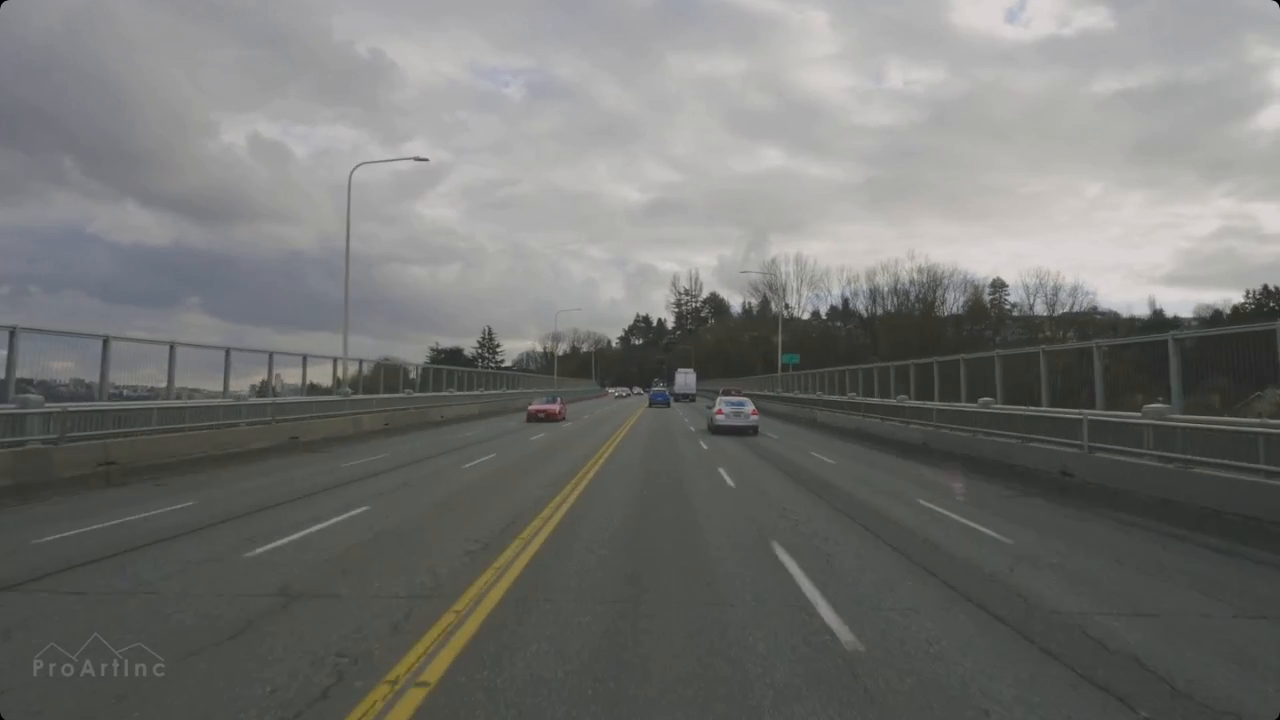
#> input picture frame 20 of finding-lanes/test_video4.mp4, 1280 x 720 px, given in place of SD2.mp4, which was not available
$ python lanes.py
#> lines starting #> are read from the running program, lines starting #| are printed output that depends on the picture; after the words box and inside, x2 and y2 are one past the last pixel; in counts of white or black regions, pixels touching at a corner belong together; pictures that were not available may be replaced by others from this repository, and a replacement may not be noted
#> further down, frame is the input picture: shape (720, 1280, 3); mean B, G, R 113.9, 116.3, 115.7
import cv2
import numpy as np
import matplotlib.pyplot as plt


def make_coordinates(image, line_parameters):
	slope, intercept = line_parameters
	y1 = image.shape[0]
	y2 = int(y1*(3/5))
	x1 = int((y1 - intercept)/slope)
	x2 = int((y2 - intercept)/slope)
	# print(image.shape)
	return np.array([x1, y1, x2, y2])

def average_slope_intercept(image, lines):
	left_fit = []
	right_fit = []
	if lines is not None:
		for line in lines:
			x1, y1, x2, y2 = line.reshape(4)
			#polyfit will process our points and give us the intercept and slope
			parameters = np.polyfit((x1,x2), (y1,y2), 1)
			slope = parameters[0]
			intercept = parameters[1]
			if slope < 0:
				left_fit.append((slope, intercept))
			else:
				print(slope)
				right_fit.append((slope, intercept))
	left_fit_average = np.average(left_fit, axis=0)
	right_fit_average = np.average(right_fit, axis=0)
	# print(left_fit_average)
	# print(right_fit_average)
	try:
		left_line = make_coordinates(image, left_fit_average)
		right_line = make_coordinates(image, right_fit_average)
		# print(left_fit_average, 'right')
		# print(right_fit_average, 'left')
		return np.array([left_line, right_line])
	except:
		return None


def canny(image):
	gray = cv2.cvtColor(image, cv2.COLOR_RGB2GRAY)
	blur = cv2.GaussianBlur(gray, (5,5), 0)
	canny = cv2.Canny(blur, 50, 150)
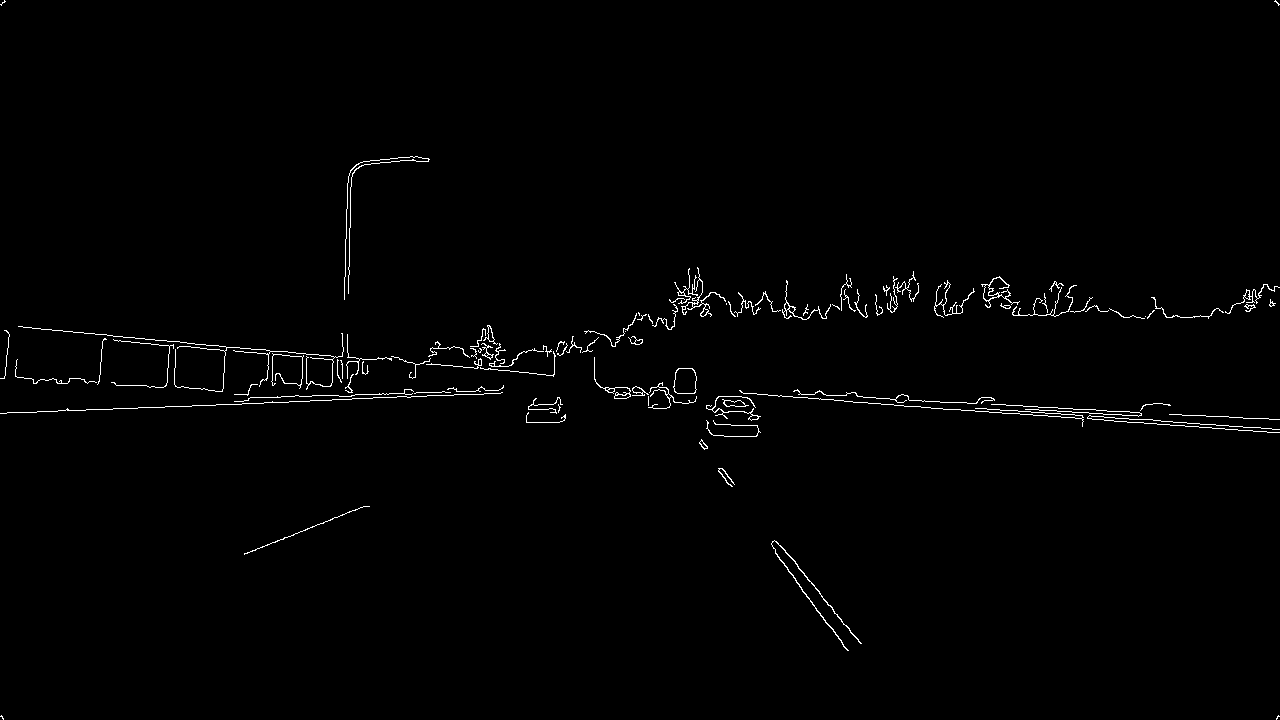
#> canny: shape (720, 1280); 1% white in thin lines or dots
	return canny
	# cv2.imshow('result',canny)
	# cv2.waitKey(60*60)


def display_lines(image, lines):
	line_image = np.zeros_like(image)
	try:
		if (lines is not None):
			for line in lines:
				# print(line)
				if line is not None:
					x1, y1, x2, y2 = line.reshape(4)
					cv2.line(line_image, (x1,y1), (x2, y2), (255, 0, 0), 10)
		return line_image
	except:
		print('error occured',lines)
		return image

def region_of_interest(image):
	height = image.shape[0] #shape returns tuple of dimensions so this will return the rows
	polygons = np.array([
		[(200, height), (1100, height), (550, 250)]
		])
	# polygons = np.array([
	# 	[(200, height), (850, height), (550, 300), (460, 290)]
	# 	])
	mask = np.zeros_like(image)
	cv2.fillPoly(mask, polygons, 255)
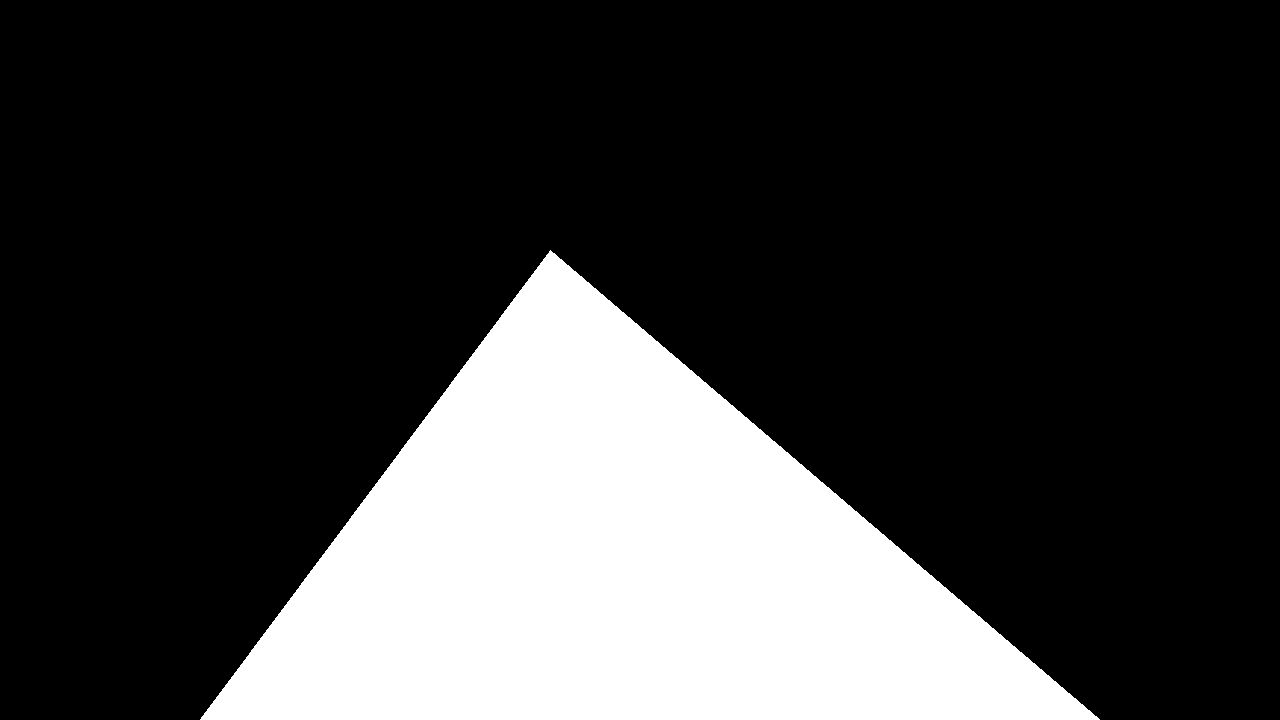
#> mask: shape (720, 1280); 23% white; 1 white region, box (x1, y1, x2, y2) and area: (200, 250, 1100, 720) 211775
	masked_image = cv2.bitwise_and(image, mask)
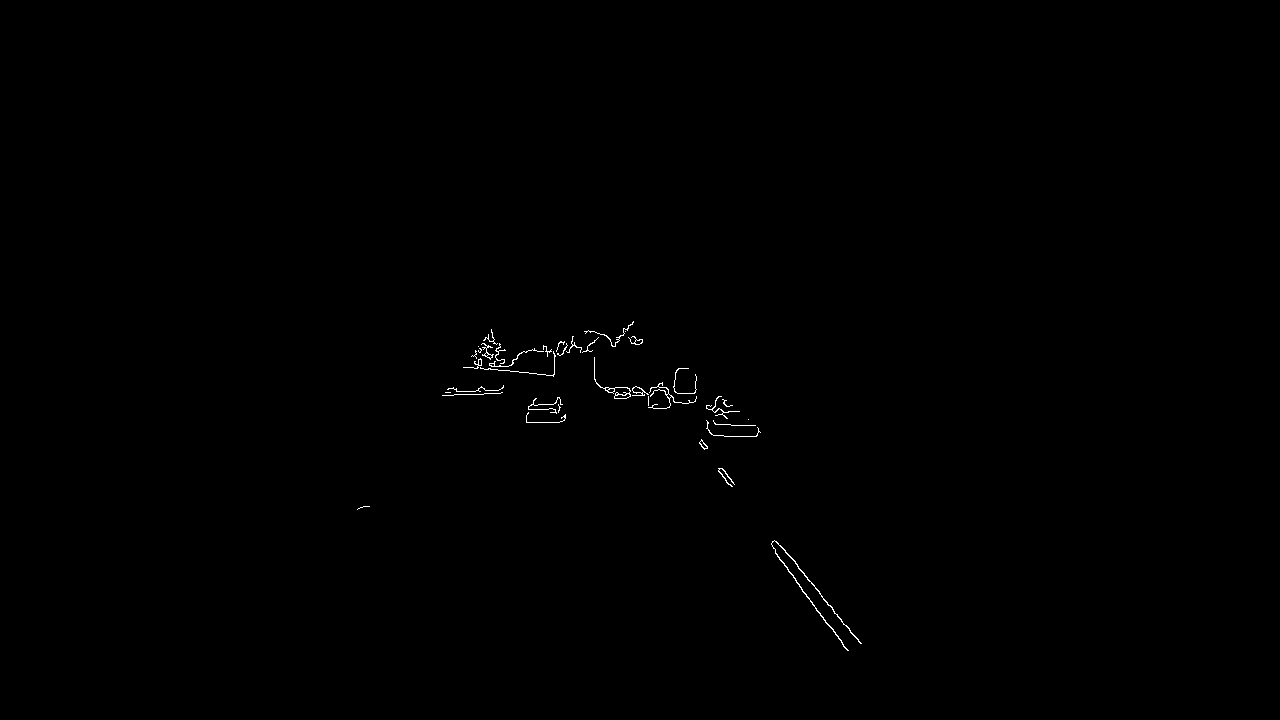
#> masked_image: shape (720, 1280); 0.23% white in thin lines or dots, all inside (x1, y1, x2, y2) = (357, 321, 862, 651)
	return masked_image


# [22 lines of commented-out code are left out]
cap = cv2.VideoCapture("SD2.mp4")
while (cap.isOpened()):
	_, frame = cap.read()
	canny_image = canny(frame)
	cropped_image = region_of_interest(canny_image)
	lines = cv2.HoughLinesP(cropped_image, 2, np.pi/180, 100, np.array([]), minLineLength=40, maxLineGap=5)
#> lines = [[780, 545, 860, 643], [782, 561, 827, 624], [608, 392, 653, 392], [473, 367, 521, 372], [442, 395, 500, 393]]
	averaged_lines = average_slope_intercept(frame, lines)
#> the loop in average_slope_intercept, `for line in lines:` made 5 passes
#> (x1, y1, x2, y2, slope, intercept) on passes 1 to 5: (780, 545, 860, 643, 1.22, -410.5), (782, 561, 827, 624, 1.4, -533.8), (608, 392, 653, 392, 1.24e-16, 392), (473, 367, 521, 372, 0.104, 317.7), (442, 395, 500, 393, -0.0345, 410.2)
#> (printed output is left out)
#> after the loop in average_slope_intercept, `for line in lines:`: left_fit = [(-0.0345, 410.2)]; right_fit = [(1.22, -410.5), (1.4, -533.8), (1.24e-16, 392), (0.104, 317.7)]
#> in average_slope_intercept, `left_fit_average = np.average(left_fit, axis=0)`: left_fit_average = [-0.0345, 410.2]
#> in average_slope_intercept, `right_fit_average = np.average(right_fit, axis=0)`: right_fit_average = [0.682, -58.64]
#> in make_coordinates, `slope, intercept = line_parameters`: slope = -0.0345; intercept = 410.2
#> in make_coordinates, `x1 = int((y1 - intercept)/slope)`: x1 = -8983
#> in make_coordinates, `x2 = int((y2 - intercept)/slope)`: x2 = -631
#> in average_slope_intercept, `left_line = make_coordinates(image, left_fit_average)`: left_line = [-8983, 720, -631, 432]
#> in average_slope_intercept, `right_line = make_coordinates(image, right_fit_average)`: right_line = [1141, 720, 719, 432]
#> averaged_lines = [[-8983, 720, -631, 432], [1141, 720, 719, 432]]
	line_image = display_lines(frame,averaged_lines)
#> the loop in display_lines, `for line in lines:` made 2 passes
	combo_image = cv2.addWeighted(frame, 0.8, line_image, 1, 1) #second parameter is decreasing pixel intensity
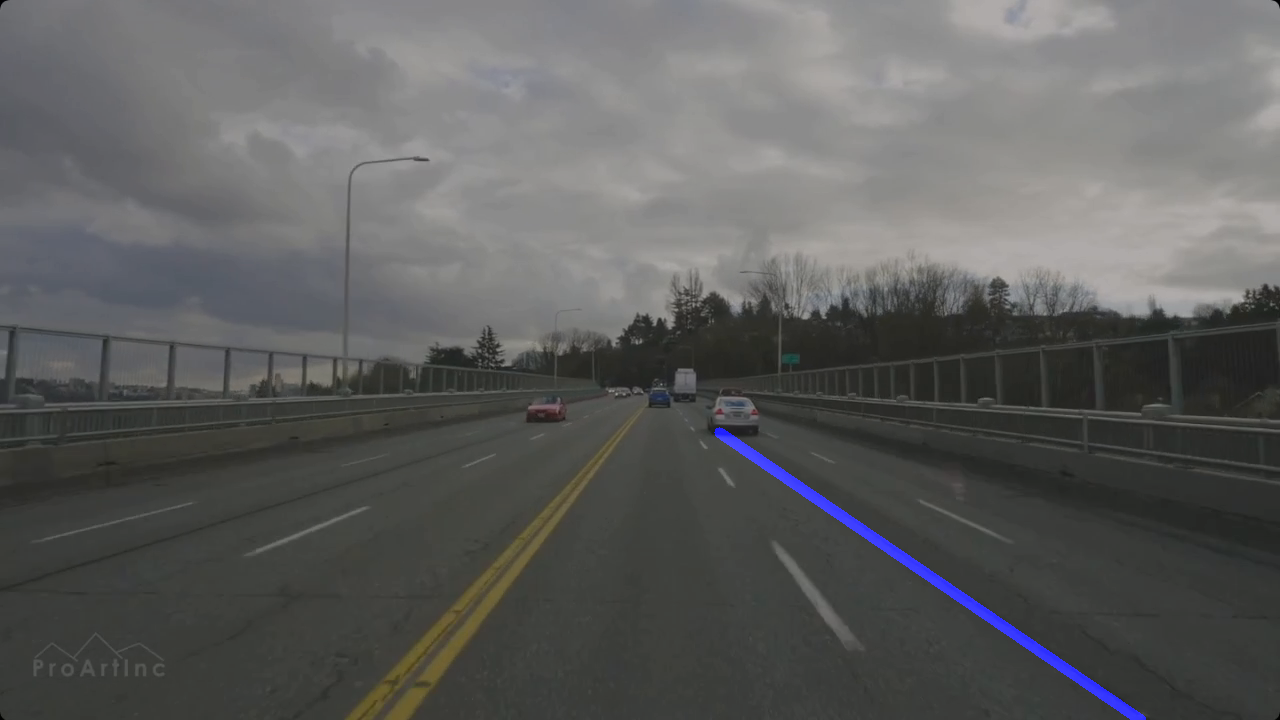
#> combo_image: shape (720, 1280, 3); mean B, G, R 93.3, 94, 93.6
	cv2.imshow("result", combo_image)
	# if v2.waitKey(1)c == order('q'):
	cv2.waitKey(2)

$ run again, starting later in the video
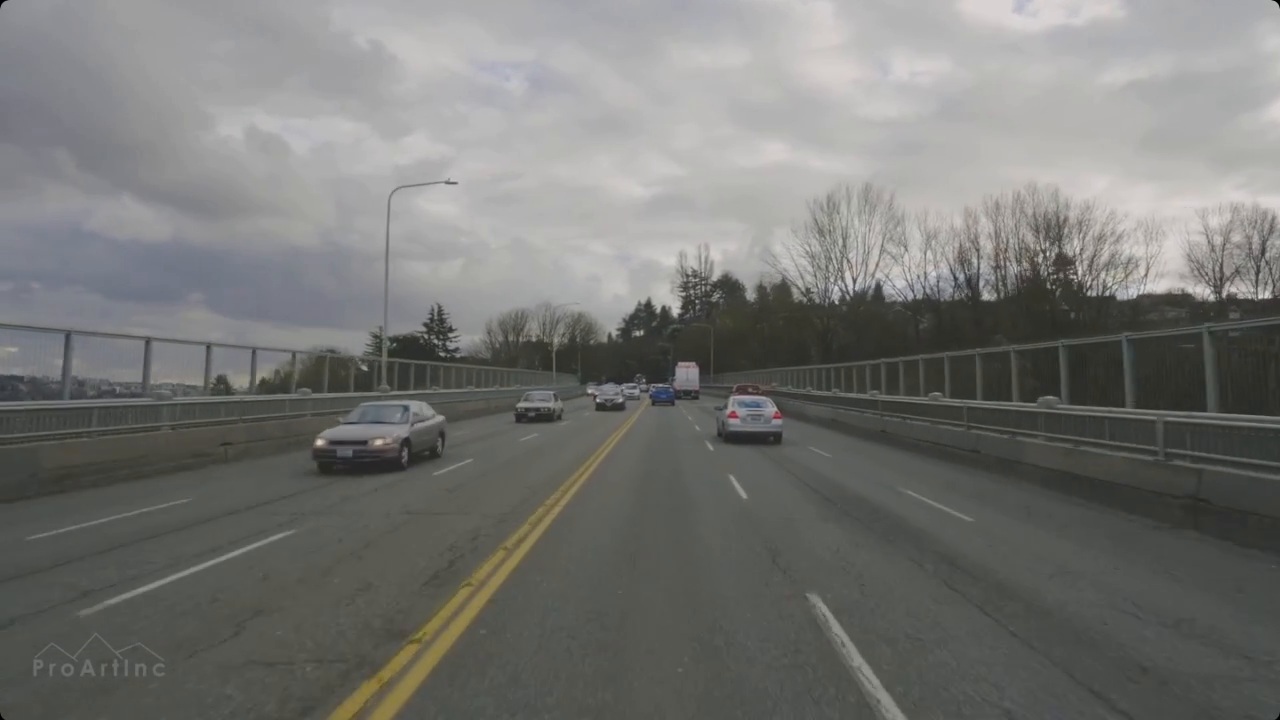
#> input picture frame 93 of finding-lanes/test_video4.mp4, 1280 x 720 px, given in place of SD2.mp4, which was not available
#> frame is the input picture: shape (720, 1280, 3); mean B, G, R 115.5, 118, 117.9
#> in canny, `canny = cv2.Canny(blur, 50, 150)`:
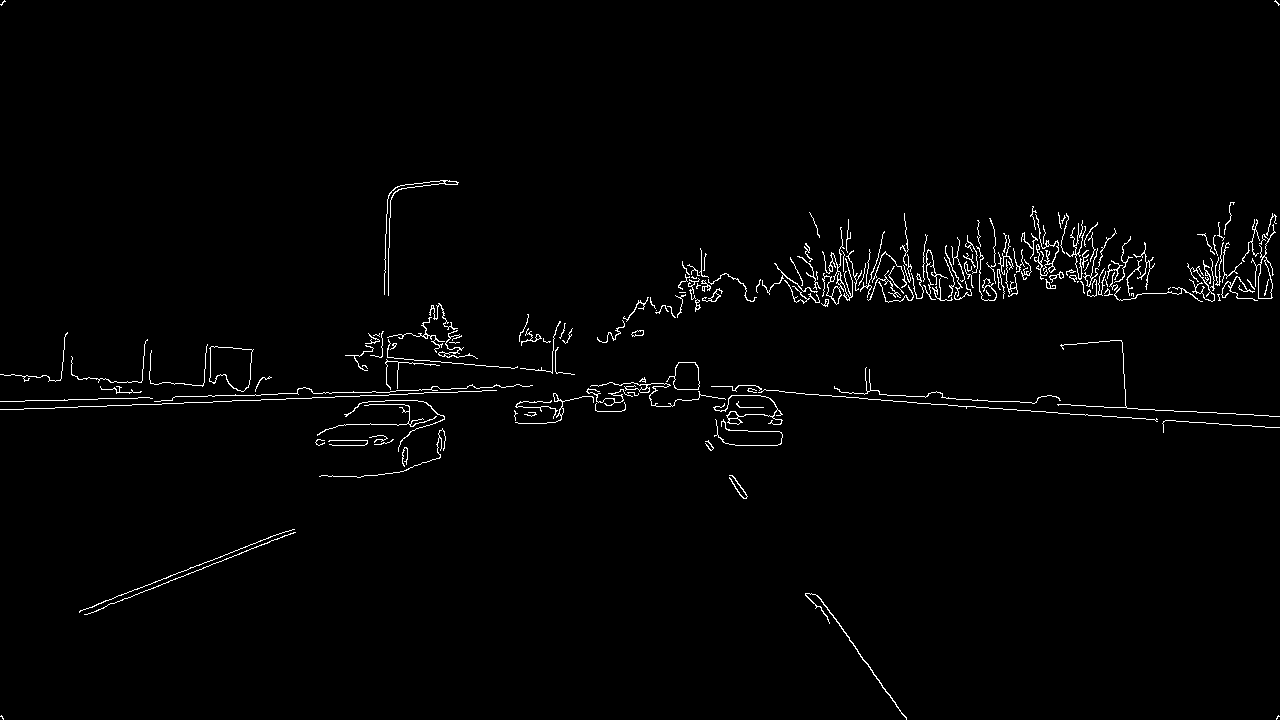
#> canny: shape (720, 1280); 1.6% white in thin lines or dots
#> mask: shape (720, 1280); 23% white; 1 white region, box (x1, y1, x2, y2) and area: (200, 250, 1100, 720) 211775
#> masked_image: shape (720, 1280); 0.26% white in thin lines or dots, all inside (x1, y1, x2, y2) = (383, 314, 907, 720)
#> lines = [[817, 595, 849, 637], [469, 364, 514, 368], [849, 640, 906, 719]]
#> the loop in average_slope_intercept, `for line in lines:` made 3 passes
#> (x1, y1, x2, y2, slope, intercept) on passes 1 to 3: (817, 595, 849, 637, 1.31, -477.3), (469, 364, 514, 368, 0.0889, 322.3), (849, 640, 906, 719, 1.39, -536.7)
#> (printed output is left out)
#> after the loop in average_slope_intercept, `for line in lines:`: left_fit = []; right_fit = [(1.31, -477.3), (0.0889, 322.3), (1.39, -536.7)]
#> left_fit_average = nan
#> right_fit_average = [0.929, -230.6]
#> line_image: shape (720, 1280, 3); every value is 0
#> `combo_image = cv2.addWeighted(frame, 0.8, line_image, 1, 1)`:
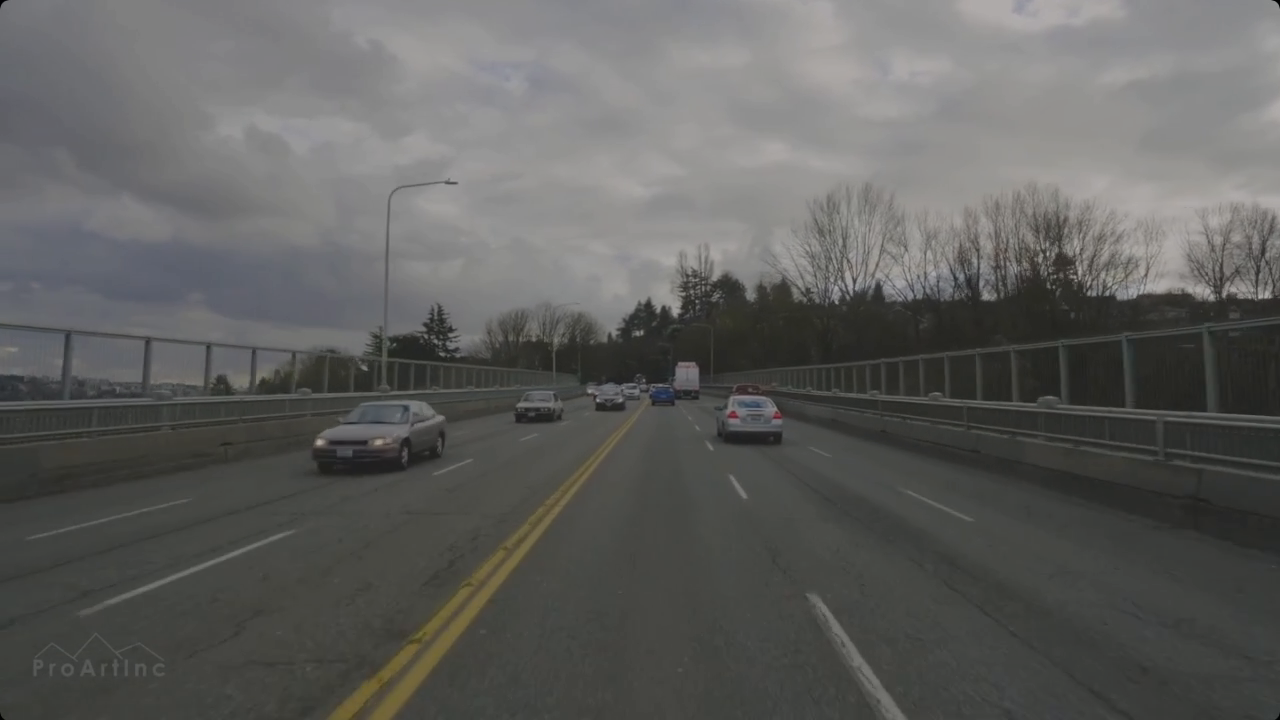
#> combo_image: shape (720, 1280, 3); mean B, G, R 93.4, 95.4, 95.3
